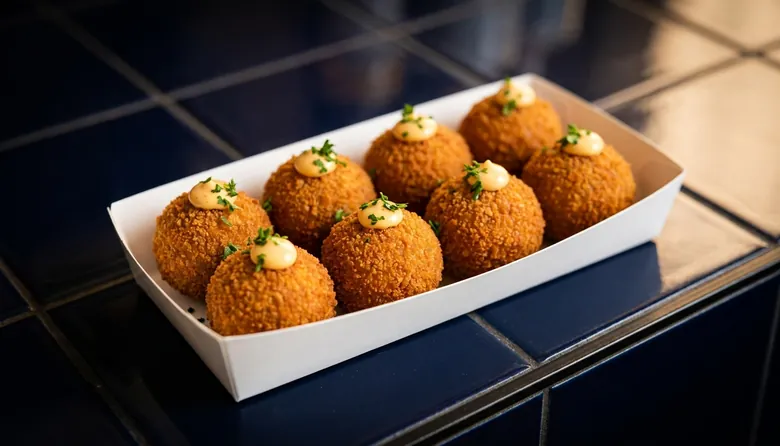
#> input picture oranje-snack/assets/art/bb.webp, 780 x 446 px, found by its file name; its folder holds only this picture in this run
$ python contact.py
#> lines starting #> are read from the running program, lines starting #| are printed output that depends on the picture
"""Contact sheets: python3 contact.py oranje|drinks"""
import sys, os
from PIL import Image, ImageDraw
SCR = "/tmp/claude-0/-home-claude/9a0b2e7f-5cb4-59c4-ad93-cd3a82fe42c3/scratchpad"
BH = "/home/claude/work/brand-hub"

def load(p):
    return Image.open(p).convert("RGBA")

def sheet_food():
    files = [f"{BH}/oranje-snack/assets/art/{i}.webp" for i in ("bb", "kr", "fk", "mx", "st", "fs")]
    files.append(f"{BH}/taco-brava/assets/art/gt.webp")
    files = [p for p in files if os.path.exists(p)]
    tw, th = 466, 266
    cols = 3
    rows = (len(files) + cols - 1) // cols
    pad = 14
    W = cols * tw + (cols + 1) * pad
    thumb = 110
    H = rows * th + (rows + 1) * pad + thumb + 2 * pad
    im = Image.new("RGB", (W, H), (30, 30, 34))
    for k, p in enumerate(files):
        a = load(p).convert("RGB").resize((tw, th), Image.LANCZOS)
        r, c = divmod(k, cols)
        im.paste(a, (pad + c * (tw + pad), pad + r * (th + pad)))
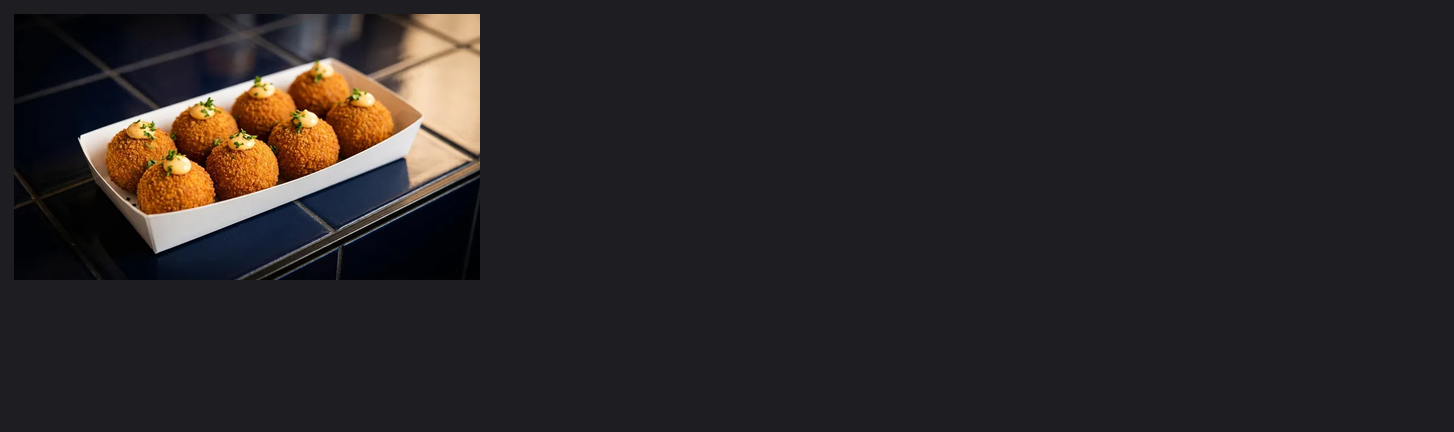
#> im: PIL image 1454x432 RGB; mean R, G, B 41.3, 37.8, 38.5
    # centre-square thumbnails at list size
    y = pad + rows * (th + pad) + pad
    for k, p in enumerate(files):
        a = load(p).convert("RGB")
#> a is the input picture: PIL image 780x446 RGB; mean R, G, B 87.3, 69.6, 56.8
        s = min(a.size)
#> s = 446
        x0 = (a.width - s) // 2; y0 = (a.height - s) // 2
#> after `x0 = (a.width - s) // 2`: x0 = 167
#> after `y0 = (a.height - s) // 2`: y0 = 0
        t = a.crop((x0, y0, x0 + s, y0 + s)).resize((thumb, thumb), Image.LANCZOS)
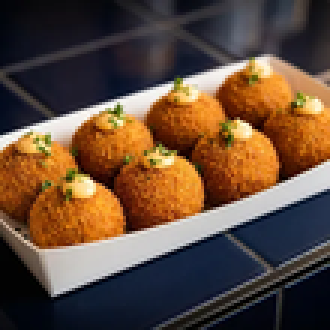
#> t: PIL image 110x110 RGB (shown 3 times larger); mean R, G, B 99.3, 75.4, 58.5
        im.paste(t, (pad + k * (thumb + pad), y))
    out = f"{SCR}/art_oranje-snack.png"
    im.save(out); print(out)
#> (printed output is left out)

def sheet_drinks():
    files = [f"{BH}/shared/drinks/{i}.webp" for i in ("ck", "cz", "sp")]
    pad = 20; S = 300
    W = 3 * S + 4 * pad
    H = 2 * S + 3 * pad + 80 + pad
    im = Image.new("RGB", (W, H), (255, 255, 255))
    d = ImageDraw.Draw(im)
    # light bg row and dark bg row to check transparency edges
    d.rectangle((0, pad + S + pad // 2, W, pad + 2 * S + pad + pad // 2), fill=(26, 28, 34))
    for k, p in enumerate(files):
        a = load(p).resize((S, S), Image.LANCZOS)
        im.paste(a, (pad + k * (S + pad), pad), a)
        im.paste(a, (pad + k * (S + pad), 2 * pad + S), a)
        sm = load(p).resize((80, 80), Image.LANCZOS)
        im.paste(sm, (pad + k * (S + pad) + S // 2 - 40, 3 * pad + 2 * S), sm)
    out = f"{SCR}/art_drinks.png"
    im.save(out); print(out)

if __name__ == "__main__":
    which = sys.argv[1] if len(sys.argv) > 1 else "oranje"
    sheet_food() if which == "oranje" else sheet_drinks()

$ run again, on oranje-snack/assets/art/mx.webp
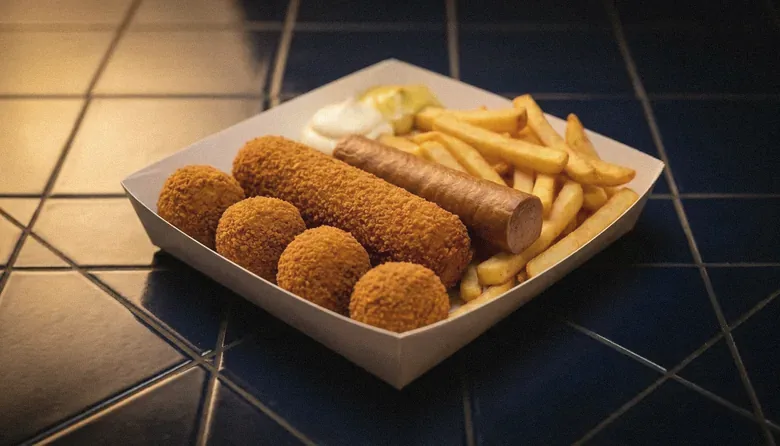
#> input picture oranje-snack/assets/art/mx.webp, 780 x 446 px, found by its file name
#> in sheet_food, `im.paste(a, (pad + c * (tw + pad), pad + r * (th + pad)))`:
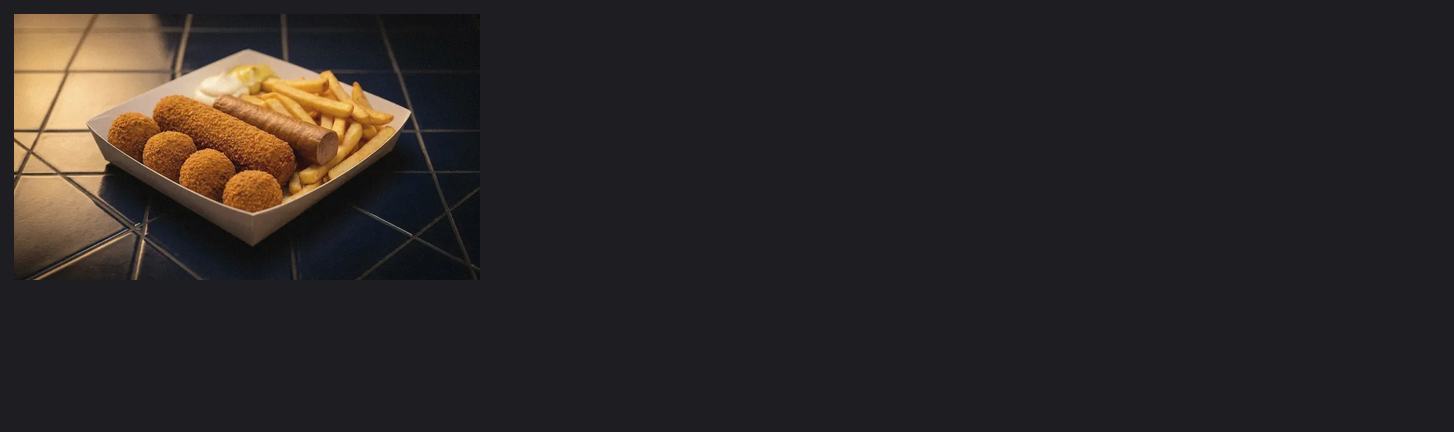
#> im: PIL image 1454x432 RGB; mean R, G, B 43.8, 39.5, 38.5
#> in sheet_food, a is the input picture: PIL image 780x446 RGB; mean R, G, B 100.1, 78.3, 56.8
#> in sheet_food, `t = a.crop((x0, y0, x0 + s, y0 + s)).resize((thumb, thumb), Image.LANC..`:
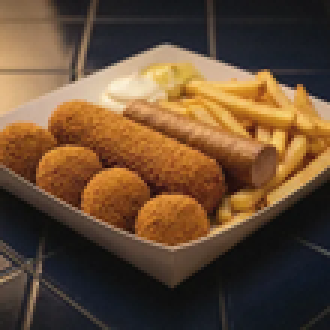
#> t: PIL image 110x110 RGB (shown 3 times larger); mean R, G, B 101.5, 75.4, 51.6
#> (printed output is left out)

$ run again, on oranje-snack/assets/art/st.webp
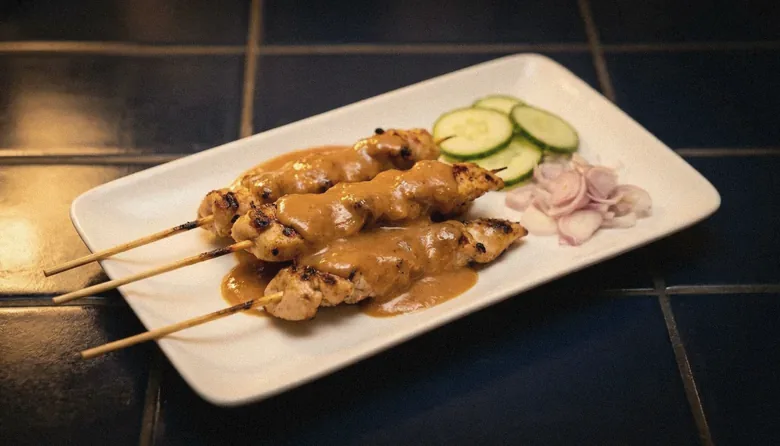
#> input picture oranje-snack/assets/art/st.webp, 780 x 446 px, found by its file name
#> in sheet_food, `im.paste(a, (pad + c * (tw + pad), pad + r * (th + pad)))`:
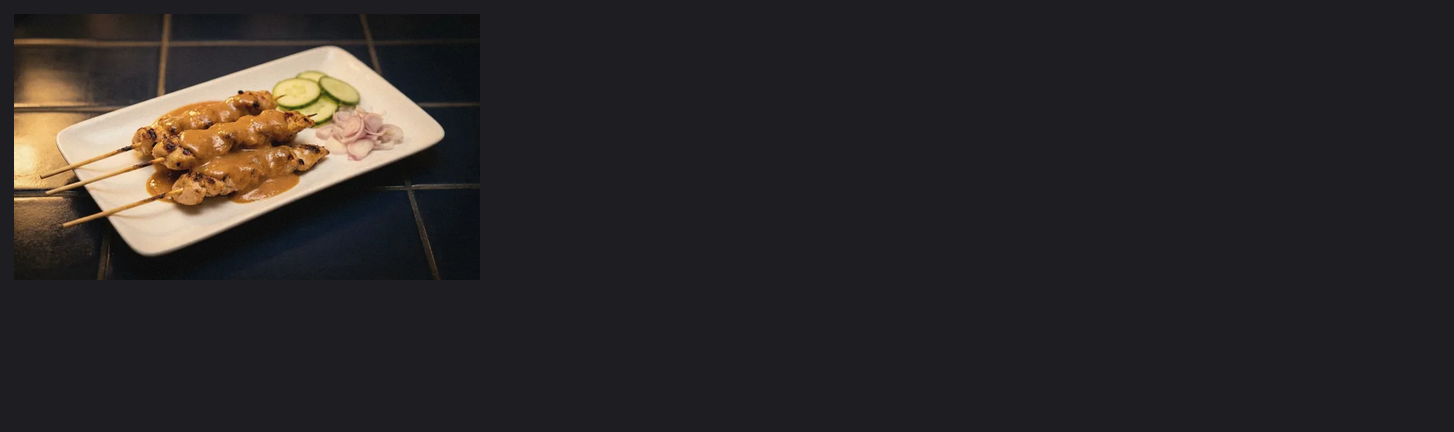
#> im: PIL image 1454x432 RGB; mean R, G, B 44.3, 41, 40.7
#> in sheet_food, a is the input picture: PIL image 780x446 RGB; mean R, G, B 102.3, 85.5, 68.2
#> in sheet_food, `t = a.crop((x0, y0, x0 + s, y0 + s)).resize((thumb, thumb), Image.LANC..`:
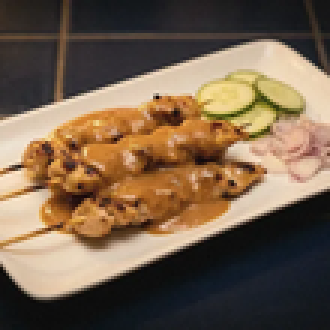
#> t: PIL image 110x110 RGB (shown 3 times larger); mean R, G, B 118.7, 97.5, 76.3
#> (printed output is left out)

$ run again, on oranje-snack/assets/art/fk.webp
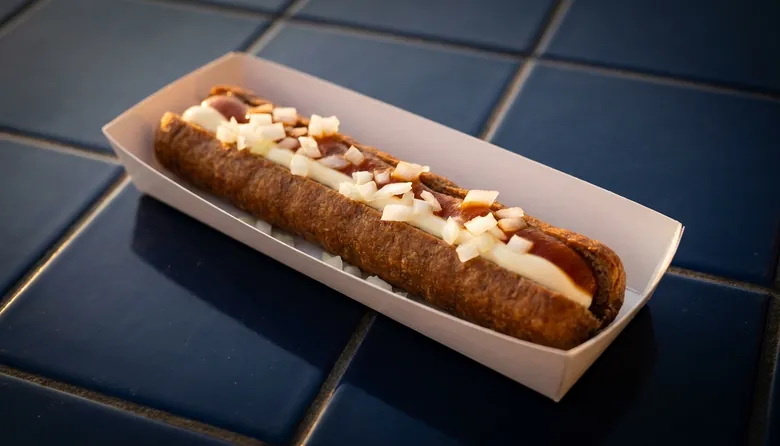
#> input picture oranje-snack/assets/art/fk.webp, 780 x 446 px, found by its file name
#> in sheet_food, `im.paste(a, (pad + c * (tw + pad), pad + r * (th + pad)))`:
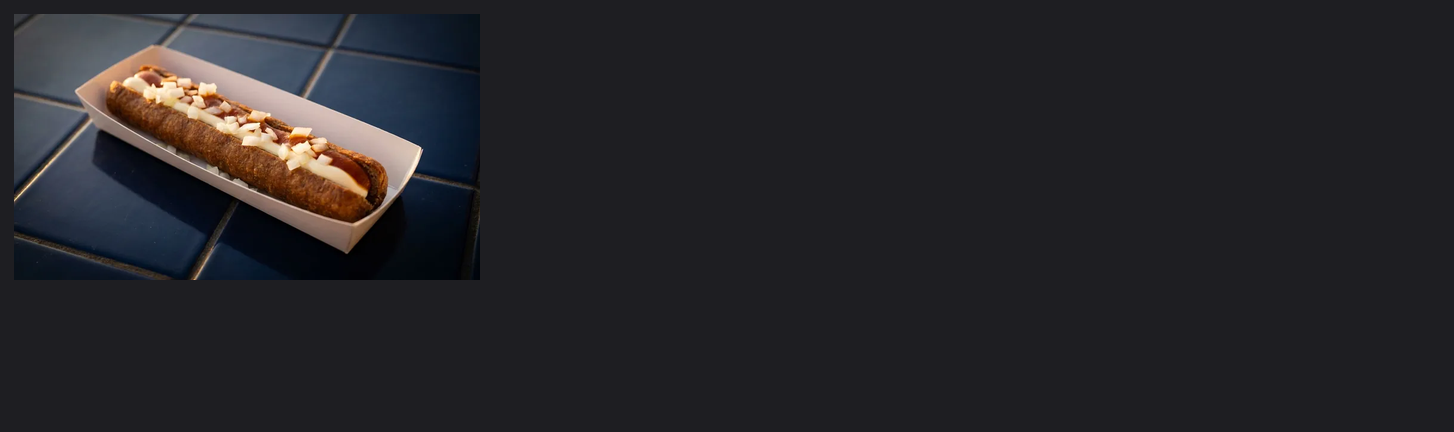
#> im: PIL image 1454x432 RGB; mean R, G, B 38.5, 37.4, 41
#> in sheet_food, a is the input picture: PIL image 780x446 RGB; mean R, G, B 73, 67.6, 69.3
#> in sheet_food, `t = a.crop((x0, y0, x0 + s, y0 + s)).resize((thumb, thumb), Image.LANC..`:
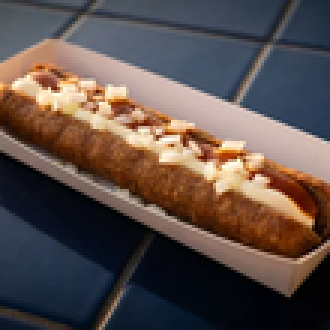
#> t: PIL image 110x110 RGB (shown 3 times larger); mean R, G, B 92.1, 78.7, 74.4
#> (printed output is left out)
